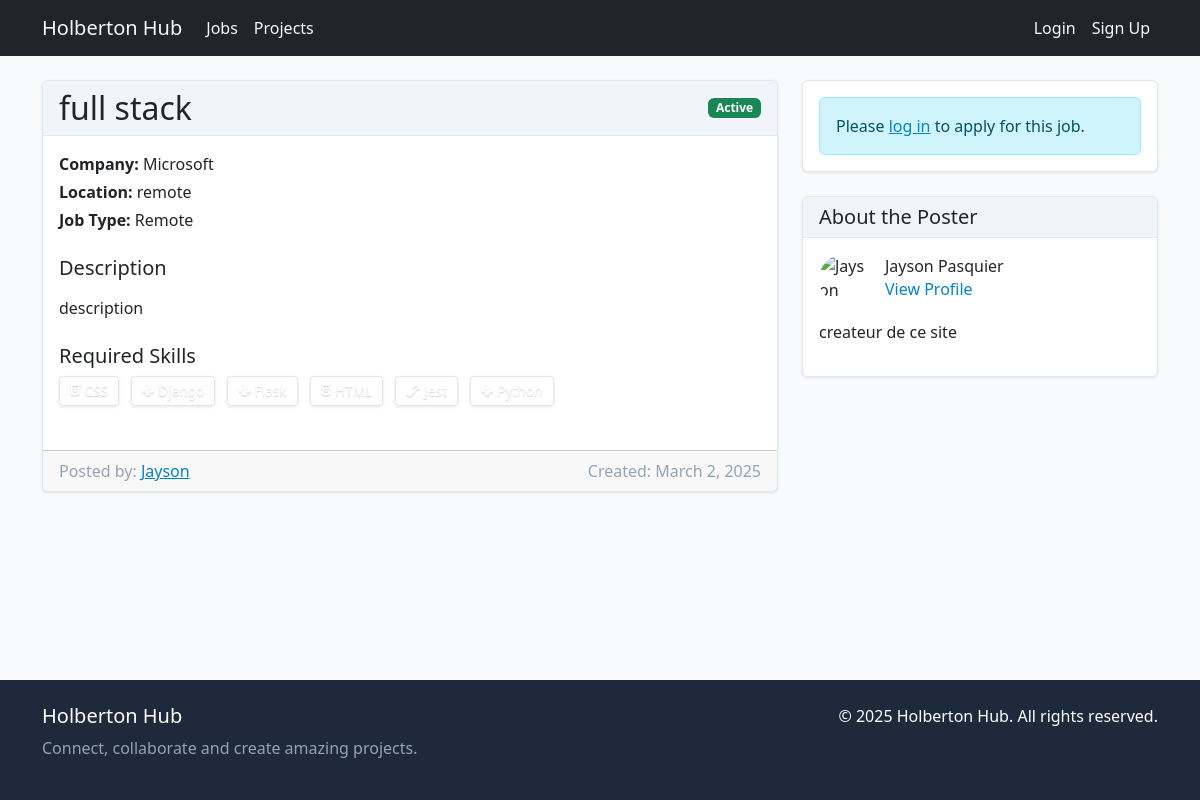
/jobs/7/, run on the app's committed database.
### jobs/models.py (models this page shows, shortened)
class Job(models.Model):
    JOB_TYPE_CHOICES = (
        ('full_time', 'Full-Time'),
        ('part_time', 'Part-Time'),
        ('contract', 'Contract'),
        ('internship', 'Internship'),
        ('remote', 'Remote'),
        ('freelance', 'Freelance'),
    )
    title = models.CharField(max_length=100)
    company = models.CharField(max_length=100, blank=True, null=True)  # Made nullable for safer migrations
    location = models.CharField(max_length=100, blank=True, null=True)  # Made nullable for safer migrations
    job_type = models.CharField(max_length=20, choices=JOB_TYPE_CHOICES, default='full_time')
    description = models.TextField()
    requirements = models.TextField(blank=True, null=True)
    employer = models.ForeignKey(
        settings.AUTH_USER_MODEL,
        on_delete=models.CASCADE,
        null=True,  # Temporarily allow null
        blank=True  # Temporarily allow blank
    )
    created_at = models.DateTimeField(auto_now_add=True)
    updated_at = models.DateTimeField(auto_now=True)
    is_active = models.BooleanField(default=True)
    application_url = models.URLField(blank=True, null=True)
    salary_min = models.PositiveIntegerField(blank=True, null=True)
    salary_max = models.PositiveIntegerField(blank=True, null=True)
    skills = models.ManyToManyField(Skill, blank=True, related_name='jobs')
    class Meta:
        ordering = ['-created_at']

### skills/models.py (models this page shows, shortened)
class Skill(models.Model):
    name = models.CharField(max_length=100, unique=True)
    slug = models.SlugField(max_length=100, unique=True)
    description = models.TextField(blank=True, null=True)
    code = models.CharField(max_length=50, blank=False, null=False, unique=True, default='CODE')
    class Meta:
        ordering = ['name']

### users/models.py (models this page shows, shortened)
class CustomUser(AbstractUser):
    bio = models.TextField(max_length=500, blank=True)
    profile_pic = CloudinaryField('profile_pic', blank=True, null=True,
                                  folder='profile_pics',
                                  transformation=[
                                      {'width': 300, 'height': 300, 'crop': 'fill'}
                                  ])
    skills = models.ManyToManyField(Skill, blank=True, related_name='users')
    skills_known = models.TextField(blank=True, default='[]',
                              help_text="JSON list of skills the user knows and can teach")
    skills_to_learn = models.TextField(blank=True, default='[]',
                                 help_text="JSON list of skills the user wants to learn")
    github_url = models.URLField(blank=True, verbose_name="GitHub URL")
    linkedin_url = models.URLField(blank=True, verbose_name="LinkedIn URL")
    website = models.URLField(blank=True, verbose_name="Personal Website")
    stackoverflow_url = models.URLField(blank=True, verbose_name="Stack Overflow URL")
    devto_url = models.URLField(blank=True, verbose_name="Dev.to URL")
    medium_url = models.URLField(blank=True, verbose_name="Medium URL")
    twitter_url = models.URLField(blank=True, verbose_name="Twitter/X URL")
    discord_username = models.CharField(max_length=100, blank=True, verbose_name="Discord Username")
    instagram_url = models.URLField(blank=True, verbose_name="Instagram URL")
    facebook_url = models.URLField(blank=True, verbose_name="Facebook URL")
    youtube_url = models.URLField(blank=True, verbose_name="YouTube URL")
    twitch_url = models.URLField(blank=True, verbose_name="Twitch URL")
    mastodon_url = models.URLField(blank=True, verbose_name="Mastodon URL")

### jobs/views.py (the view)
# urls.py: path('<int:pk>/', views.JobDetailView.as_view(), name='job_detail'),
class JobDetailView(DetailView):
    model = Job
    template_name = 'jobs/job_detail.html'
    def get_context_data(self, **kwargs):
        context = super().get_context_data(**kwargs)
        job = self.get_object()
        if self.request.user.is_authenticated:
            context['has_applied'] = JobApplication.objects.filter(
                job=job, applicant=self.request.user
            ).exists()
            context['is_owner'] = job.employer == self.request.user
            context['can_apply'] = not context['has_applied'] and not context['is_owner']
        if self.request.user.is_authenticated and job.employer == self.request.user:
            context['applications'] = job.applications.all()
        return context

### holberton_hub/context_processors.py (called while the page is built)
def theme_context(request):
    current_theme = request.session.get('theme', 'default')
    return {
        'current_theme': current_theme,
        'is_holberton_theme': current_theme == 'holberton',
    }

### skills/templatetags/skill_tags.py (called while the page is built)
@register.filter
def get_skill_icon(skill_code):
    if not skill_code:
        return 'fas fa-code'  # Default icon
    return get_icon(skill_code)

### users/skills_constants.py (called while the page is built)
def get_skill_icon(skill_code):
    return SKILL_ICONS.get(skill_code.upper(), DEFAULT_ICON)

### templates/jobs/job_detail.html (shortened to what this page needs)
{% extends "base.html" %}
{% load skill_tags %}
{% block extra_css %}
<link rel="stylesheet" href="/static/css/skill-badges.css">
{% endblock %}
{% block content %}
<div class="row">
    <div class="col-md-8">
        <div class="card mb-4">
            <div class="card-header d-flex justify-content-between align-items-center">
                <h2 class="mb-0">{{ job.title }}</h2>
                <span class="badge {% if job.is_active %}bg-success{% else %}bg-secondary{% endif %}">
                    {% if job.is_active %}Active{% else %}Inactive{% endif %}
                </span>
            </div>
            <div class="card-body">
                <div class="mb-4">
                    <p class="mb-1"><strong>Company:</strong> {{ job.company }}</p>
                    <p class="mb-1"><strong>Location:</strong> {{ job.location }}</p>
                    <p class="mb-1"><strong>Job Type:</strong> {{ job.get_job_type_display }}</p>
                </div>
                <div class="mb-4">
                    <h5>Description</h5>
                    <p>{{ job.description|linebreaks }}</p>
                </div>
                {% if job.skills.all %}
                <div class="mb-4">
                    <h5>Required Skills</h5>
                    <div class="d-flex flex-wrap gap-2">
                        {% for skill in job.skills.all %}
                            <span class="skill-badge badge" data-skill-code="{{ skill.code }}">
                                <i class="{{ skill.code|get_skill_icon }} me-1"></i> {{ skill.name }}
                            </span>
                        {% endfor %}
                    </div>
                </div>
                {% endif %}
            </div>
            <div class="card-footer text-muted">
                <div class="d-flex justify-content-between">
                    <div>
                        Posted by:
                        {% if job.employer %}
                            <a href="{% url 'user_profile' job.employer.username %}">{{ job.employer.username }}</a>
                        {% else %}
                            Unknown
                        {% endif %}
                    </div>
                    <div>
                        Created: {{ job.created_at|date:"F j, Y" }}
                    </div>
                </div>
            </div>
        </div>
    </div>
    <div class="col-md-4">
        <div class="card mb-4">
            <div class="card-body">
                {% if is_owner %}
                    <h5 class="card-title mb-3">Manage Your Job Post</h5>
                    <div class="d-grid gap-2">
                        <a href="{% url 'job_update' job.pk %}" class="btn btn-outline-primary">Edit Job</a>
                        <a href="{% url 'job_delete' job.pk %}" class="btn btn-outline-danger">Delete Job</a>
                    </div>
                {% elif not user.is_authenticated %}
                    <div class="alert alert-info mb-0">
                        <p class="mb-0">Please <a href="{% url 'login' %}">log in</a> to apply for this job.</p>
                    </div>
                {% elif not job.is_active %}
                    <div class="alert alert-warning mb-0">
                        <p class="mb-0">This job is no longer accepting applications.</p>
                    </div>
                {% endif %}
            </div>
        </div>
        <div class="card">
            <div class="card-header">
                <h5 class="card-title mb-0">About the Poster</h5>
            </div>
            <div class="card-body">
                <div class="d-flex align-items-center mb-3">
                    {% if job.employer.profile_pic %}
                        <img src="{{ job.employer.profile_pic.url }}" alt="{{ job.employer.username }}"
                             class="rounded-circle me-3" style="width: 50px; height: 50px; object-fit: cover;">
                    {% else %}
                        <div class="bg-secondary text-white rounded-circle me-3 d-flex align-items-center justify-content-center"
                             style="width: 50px; height: 50px;">
                            {{ job.employer.username|first|upper }}
                        </div>
                    {% endif %}
                    <div>
                        <h6 class="mb-0">{{ job.employer.get_full_name|default:job.employer.username }}</h6>
                        <a href="{% url 'user_profile' job.employer.username %}" class="text-decoration-none">
                            View Profile
                        </a>
                    </div>
                </div>
                {% if job.employer.bio %}
                    <p>{{ job.employer.bio|truncatechars:150 }}</p>
                {% endif %}
            </div>
        </div>
    </div>
</div>
{% endblock %}

### static/css/custom.css (style rules this page uses)
body, .card, .navbar, .btn, .form-control, .badge, .alert { transition: background-color 0.3s ease, color 0.3s ease, border-color 0.3s ease, box-shadow 0.3s ease; }
.skill-badge { display: inline-flex; align-items: center; padding: 0.5em 0.7em; font-size: 0.85rem; font-weight: 700; line-height: 1; color: #fff; text-align: center; white-space: nowrap; vertical-align: baseline; border-radius: 0.25rem; margin-right: 5px; margin-bottom: 5px; }

### static/themes/light-theme.css (style rules this page uses)
:root { --theme-primary: #0284c7; --theme-primary-hover: #0369a1; --theme-secondary: #64748b; --theme-success: #22c55e; --theme-danger: #ef4444; --theme-warning: #f59e0b; --theme-info: #06b6d4; --theme-bg-primary: #ffffff; --theme-bg-secondary: #f8fafc; --theme-bg-tertiary: #f1f5f9; --theme-text-primary: #0f172a; --theme-text-secondary: #475569; --theme-text-muted: #94a3b8; --theme-border-color: #e2e8f0; --theme-border-color-dark: #cbd5e1; --theme-card-bg: #ffffff; --theme-card-shadow: 0 1px 3px rgba(0, 0, 0, 0.1); --theme-input-bg: #ffffff; --theme-input-border: #d1d5db; --theme-input-focus-border: #0284c7; --theme-btn-primary-bg: #0284c7; --theme-btn-primary-text: #ffffff; --theme-btn-secondary-bg: #f1f5f9; --theme-btn-secondary-text: #334155; --theme-nav-bg: #1e293b; --theme-nav-text: #f8fafc; --theme-nav-active: #0284c7; --theme-footer-bg: #1e293b; --theme-footer-text: #f8fafc; --theme-transition: all 0.3s ease; }
body { background-color: var(--theme-bg-secondary); color: var(--theme-text-primary); transition: var(--theme-transition); }
.card { background-color: var(--theme-card-bg); border-color: var(--theme-border-color); box-shadow: var(--theme-card-shadow); }
.card-header { background-color: var(--theme-bg-tertiary); border-bottom-color: var(--theme-border-color); }
.text-muted { color: var(--theme-text-muted) !important; }
a { color: var(--theme-primary); }

### static/themes/theme-compatibility.css (style rules this page uses)
.skill-badge { color: white !important; text-shadow: 0 1px 1px rgba(0, 0, 0, 0.5); font-weight: 500; }
.skill-badge { border: 1px solid rgba(0, 0, 0, 0.1); box-shadow: 0 1px 3px rgba(0, 0, 0, 0.1); }

### static/css/skill-badges.css (style rules this page uses)
.skill-badge { display: inline-flex; align-items: center; padding: 0.5em 0.75em; font-size: 0.85rem; color: white !important; margin-right: 4px; margin-bottom: 4px; border-radius: 0.25rem; border: 1px solid rgba(0, 0, 0, 0.1); box-shadow: 0 1px 3px rgba(0, 0, 0, 0.1); text-shadow: 0 1px 1px rgba(0, 0, 0, 0.2); --skill-badge-bg-color: attr(style background-color); }
.skill-badge[style*="background-color"] { background-color: var(--skill-badge-bg-color) !important; }
.skill-badge i, .skill-badge span, .skill-option i, .skill-option span { color: inherit; }
.skill-selection-container, .skill-badge, .skill-option, .form-control, .form-select, .form-check-input, .btn { transition: background-color 0.3s, color 0.3s, border-color 0.3s; }

### templates/base.html (style rules this page uses)
body { min-height: 100vh; display: flex; flex-direction: column; }

### data on the page
Job: title "full stack", company "Microsoft", location "remote", job_type "Remote", description "description", employer.username "Jayson", created_at "March 2, 2025", employer.get_full_name "Jayson Pasquier", employer.bio "createur de ce site"
Skill: name "CSS"
Skill: name "Django"
Skill: name "Flask"
Skill: name "HTML"
Skill: name "Jest"
Skill: name "Python"
